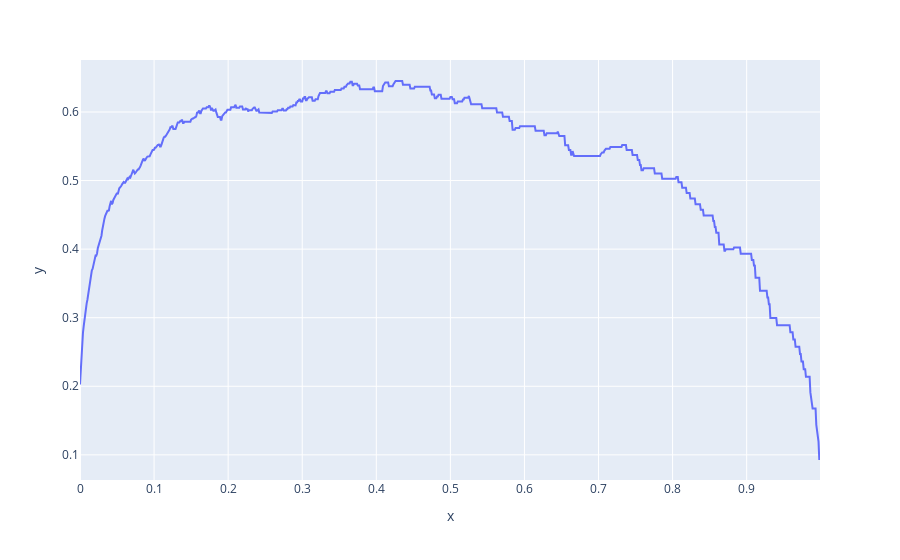

The notebook cell this image was saved under:
### Code cell
fig = px.line(x = np.arange(0,1,0.001), y = [rew(t) for t in np.arange(0,1,0.001)])
fig.show()

### Figure 1 — Plotly figure (JSON) as saved in the notebook; plotly's stock layout.template omitted (floating-point values rounded to 4 significant figures; data arrays with more than 128 entries replaced by an {"elided": "..."} marker saying what was removed)
{"data": [{"hovertemplate": "x=%{x}<br>y=%{y}<extra></extra>", "legendgroup": "", "line": {"color": "#636efa", "dash": "solid"}, "marker": {"symbol": "circle"}, "mode": "lines", "name": "", "orientation": "v", "showlegend": false, "type": "scatter", "x": {"elided": "1000 float values"}, "xaxis": "x", "y": {"elided": "1000 float values"}, "yaxis": "y"}], "layout": {"legend": {"tracegroupgap": 0}, "margin": {"t": 60}, "xaxis": {"anchor": "y", "domain": [0, 1], "title": {"text": "x"}}, "yaxis": {"anchor": "x", "domain": [0, 1], "title": {"text": "y"}}}}
